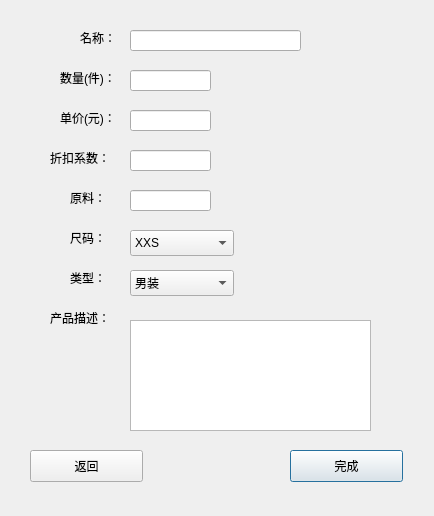
<?xml version="1.0" encoding="UTF-8"?>
<ui version="4.0">
 <class>AddClothingDialog</class>
 <widget class="QDialog" name="AddClothingDialog">
  <property name="geometry">
   <rect>
    <x>0</x>
    <y>0</y>
    <width>434</width>
    <height>516</height>
   </rect>
  </property>
  <property name="windowTitle">
   <string>Dialog</string>
  </property>
  <widget class="QLabel" name="label_5">
   <property name="geometry">
    <rect>
     <x>70</x>
     <y>230</y>
     <width>60</width>
     <height>16</height>
    </rect>
   </property>
   <property name="text">
    <string>尺码：</string>
   </property>
  </widget>
  <widget class="QLabel" name="label_4">
   <property name="geometry">
    <rect>
     <x>50</x>
     <y>150</y>
     <width>60</width>
     <height>16</height>
    </rect>
   </property>
   <property name="text">
    <string>折扣系数：</string>
   </property>
  </widget>
  <widget class="QTextEdit" name="textEdit">
   <property name="geometry">
    <rect>
     <x>130</x>
     <y>320</y>
     <width>241</width>
     <height>111</height>
    </rect>
   </property>
  </widget>
  <widget class="QPushButton" name="pushButton">
   <property name="geometry">
    <rect>
     <x>290</x>
     <y>450</y>
     <width>113</width>
     <height>32</height>
    </rect>
   </property>
   <property name="cursor">
    <cursorShape>PointingHandCursor</cursorShape>
   </property>
   <property name="text">
    <string>完成</string>
   </property>
  </widget>
  <widget class="QLineEdit" name="lineEdit_2">
   <property name="geometry">
    <rect>
     <x>130</x>
     <y>70</y>
     <width>81</width>
     <height>21</height>
    </rect>
   </property>
   <property name="text">
    <string/>
   </property>
  </widget>
  <widget class="QLineEdit" name="lineEdit_6">
   <property name="geometry">
    <rect>
     <x>130</x>
     <y>190</y>
     <width>81</width>
     <height>21</height>
    </rect>
   </property>
   <property name="text">
    <string/>
   </property>
  </widget>
  <widget class="QLineEdit" name="lineEdit_3">
   <property name="geometry">
    <rect>
     <x>130</x>
     <y>110</y>
     <width>81</width>
     <height>21</height>
    </rect>
   </property>
   <property name="text">
    <string/>
   </property>
  </widget>
  <widget class="QLabel" name="label_6">
   <property name="geometry">
    <rect>
     <x>70</x>
     <y>190</y>
     <width>60</width>
     <height>16</height>
    </rect>
   </property>
   <property name="text">
    <string>原料：</string>
   </property>
  </widget>
  <widget class="QLabel" name="label">
   <property name="geometry">
    <rect>
     <x>80</x>
     <y>30</y>
     <width>60</width>
     <height>16</height>
    </rect>
   </property>
   <property name="text">
    <string>名称：</string>
   </property>
  </widget>
  <widget class="QLabel" name="label_2">
   <property name="geometry">
    <rect>
     <x>60</x>
     <y>70</y>
     <width>60</width>
     <height>16</height>
    </rect>
   </property>
   <property name="text">
    <string>数量(件)：</string>
   </property>
  </widget>
  <widget class="QLabel" name="label_3">
   <property name="geometry">
    <rect>
     <x>60</x>
     <y>110</y>
     <width>60</width>
     <height>16</height>
    </rect>
   </property>
   <property name="text">
    <string>单价(元)：</string>
   </property>
  </widget>
  <widget class="QLineEdit" name="lineEdit">
   <property name="geometry">
    <rect>
     <x>130</x>
     <y>30</y>
     <width>171</width>
     <height>21</height>
    </rect>
   </property>
  </widget>
  <widget class="QLineEdit" name="lineEdit_4">
   <property name="geometry">
    <rect>
     <x>130</x>
     <y>150</y>
     <width>81</width>
     <height>21</height>
    </rect>
   </property>
   <property name="text">
    <string/>
   </property>
  </widget>
  <widget class="QLabel" name="label_8">
   <property name="geometry">
    <rect>
     <x>50</x>
     <y>310</y>
     <width>60</width>
     <height>16</height>
    </rect>
   </property>
   <property name="text">
    <string>产品描述：</string>
   </property>
  </widget>
  <widget class="QPushButton" name="pushButton_2">
   <property name="geometry">
    <rect>
     <x>30</x>
     <y>450</y>
     <width>113</width>
     <height>32</height>
    </rect>
   </property>
   <property name="cursor">
    <cursorShape>PointingHandCursor</cursorShape>
   </property>
   <property name="text">
    <string>返回</string>
   </property>
  </widget>
  <widget class="QLabel" name="label_7">
   <property name="geometry">
    <rect>
     <x>70</x>
     <y>270</y>
     <width>60</width>
     <height>16</height>
    </rect>
   </property>
   <property name="text">
    <string>类型：</string>
   </property>
  </widget>
  <widget class="QComboBox" name="comboBox">
   <property name="geometry">
    <rect>
     <x>130</x>
     <y>230</y>
     <width>104</width>
     <height>26</height>
    </rect>
   </property>
   <item>
    <property name="text">
     <string>XXS</string>
    </property>
   </item>
   <item>
    <property name="text">
     <string>XS</string>
    </property>
   </item>
   <item>
    <property name="text">
     <string>S</string>
    </property>
   </item>
   <item>
    <property name="text">
     <string>M</string>
    </property>
   </item>
   <item>
    <property name="text">
     <string>L</string>
    </property>
   </item>
   <item>
    <property name="text">
     <string>XL</string>
    </property>
   </item>
   <item>
    <property name="text">
     <string>XXL</string>
    </property>
   </item>
   <item>
    <property name="text">
     <string>XXXL</string>
    </property>
   </item>
  </widget>
  <widget class="QComboBox" name="comboBox_2">
   <property name="geometry">
    <rect>
     <x>130</x>
     <y>270</y>
     <width>104</width>
     <height>26</height>
    </rect>
   </property>
   <item>
    <property name="text">
     <string>男装</string>
    </property>
   </item>
   <item>
    <property name="text">
     <string>女装</string>
    </property>
   </item>
   <item>
    <property name="text">
     <string>童装</string>
    </property>
   </item>
  </widget>
 </widget>
 <resources/>
 <connections/>
</ui>
